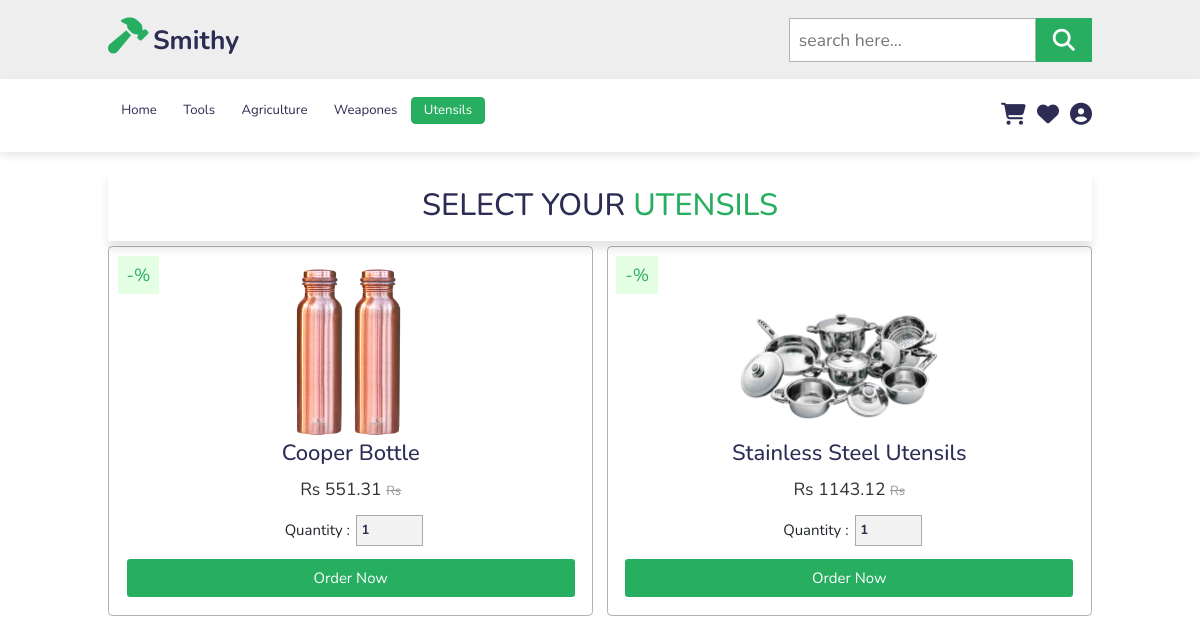
The page /utensils/ (signed in) on the database its author committed.
### shop/models.py (models this page shows, shortened)
class Product(models.Model):
    title = models.CharField(max_length=100)
    price = models.FloatField(default=0)
    discount = models.IntegerField(default=0)
    discounted_price = models.FloatField(default=0)
    description = models.TextField(blank= True, null=True, unique = True)
    category = models.CharField(max_length=100)
    product_image = models.ImageField(upload_to='static/image/')
    quantity=models.IntegerField(default=1)
    seller = models.CharField(default='NA',max_length=100)
    seller_email = models.CharField(default='NA',max_length=100)
    @property
    def discounted_price(self):
        discount_amount = (self.price * self.discount) / 100
        discounted_price = self.price - discount_amount
        return discounted_price

### shop/views.py (the view)
# urls.py: path('utensils/', views.utensils, name='utensils'),
def utensils(request):
    productData = Product.objects.filter(category='U')
    data = {
        'productData' : productData
    }
    return render(request, 'shop/utensils.html', data)

### shop/templates/shop/utensils.html (shortened to what this page needs)
{% extends 'base.html' %} {% load static %} {% block content %}
<section class="product" id="product">
  <h1 class="heading">Select Your <span>utensils</span></h1>
  <div class="box-container">
    {% for n in productData %}
    <div class="box">
        <span class="discount">-{{n.percentage}}%</span>
        <img src="/{{n.product_image}}" alt="">
        <h3>{{n.title}}</h3>
        <div class="price"> Rs {{n.discounted_price}} <span> Rs {{n.selling_price}} </span> </div>
        <div class="quantity">
            <span>quantity : </span>
            <input type="number" min="1" max="1000" value="1">
        </div>
        <a href="{% url 'shop:product_details' n.id %}" class="btn">Order Now</a>
    </div>
    {% endfor %}
</div>
</section>
{% endblock %}

### shop/static/shop/style.css (style rules this page uses)
:root { --green: #27ae60; --black: #2c2c54; }
* { font-family: 'Nunito', sans-serif; margin: 0; padding: 0; box-sizing: border-box; outline: none; border: none; text-decoration: none; text-transform: capitalize; transition: all .2s linear; }
html { font-size: 62.5%; overflow-x: hidden; scroll-padding-top: 6.5rem; scroll-behavior: smooth; }
a { text-decoration: none; }
section { padding: 2rem 9%; }
.btn { display: inline-block; margin-top: 1rem; background: var(--green); color: #fff; padding: .8rem 3rem; font-size: 1.7rem; text-align: center; cursor: pointer; }
.heading { text-align: center; color: var(--black); text-transform: uppercase; padding: 1rem; font-size: 3.5rem; padding-bottom: 2rem; }
.heading span { color: var(--green); text-transform: uppercase; }
.product .box-container { display: flex; flex-wrap: wrap; gap: 1.5rem; }
.product .box-container .box { flex: 1 1 30rem; text-align: center; padding: 2rem; border: .1rem solid rgba(0, 0, 0, .3); border-radius: .5rem; overflow: hidden; position: relative; }
.product .box-container .box img { height: 20rem; }
.product .box-container .box .discount { position: absolute; top: 1rem; left: 1rem; background: rgba(0, 255, 0, .1); color: var(--green); padding: .7rem 1rem; font-size: 2rem; }
.product .box-container .box h3 { color: var(--black); font-size: 2.5rem; }
.product .box-container .box .price { font-size: 2rem; color: #333; padding: .5rem 0; }
.product .box-container .box .price span { font-size: 1.5rem; color: #999; text-decoration: line-through; }
.product .box-container .box .quantity { display: flex; align-items: center; justify-content: center; padding-top: 1rem; padding-bottom: .5rem; }
.product .box-container .box .quantity span { padding: 0 .7rem; font-size: 1.7rem; }
.product .box-container .box .quantity input { border: .1rem solid rgba(0, 0, 0, .3); font-size: 1.5rem; font-weight: bolder; color: var(--black); padding: .5rem; background: rgba(0, 0, 0, .05); }
.product .box-container .box .btn { display: block; }
@media (max-width:1200px) { html { font-size: 55%; } }

### shop/static/shop/cart.css (style rules this page uses)
:root { --green: #27ae60; --black: #2c2c54; }
.btn { background-color: #27ae60; }
* { font-family: 'Nunito', sans-serif; margin: 0; padding: 0; box-sizing: border-box; outline: none; border: none; text-decoration: none; text-transform: capitalize; transition: all .2s linear; }
html { font-size: 62.5%; overflow-x: hidden; scroll-padding-top: 6.5rem; scroll-behavior: smooth; }
.heading { padding: 2rem; box-shadow: 0 1rem 1rem rgba(0, 0, 0, .1); text-align: center; color: var(--black); font-size: 3.5rem; }
.heading span { position: relative; color: var(--green); }
.quantity { display: flex; }
.quantity span { display: flex; align-items: center; justify-content: center; padding-top: 1rem; font-size: 1.8rem; padding: 0 .7rem; }
.quantity input { border: .1rem solid rgba(0, 0, 0, .3); font-size: 1.8rem; font-weight: bolder; color: var(--black); padding: .5rem; background: rgba(0, 255, 0, .1); }
@media (max-width:1200px) { html { font-size: 55%; } }

### rows shown on the page
Product: product_image (picture), title "Cooper Bottle", discounted_price "551.31"
Product: product_image (picture), title "Stainless Steel Utensils", discounted_price "1143.12"
